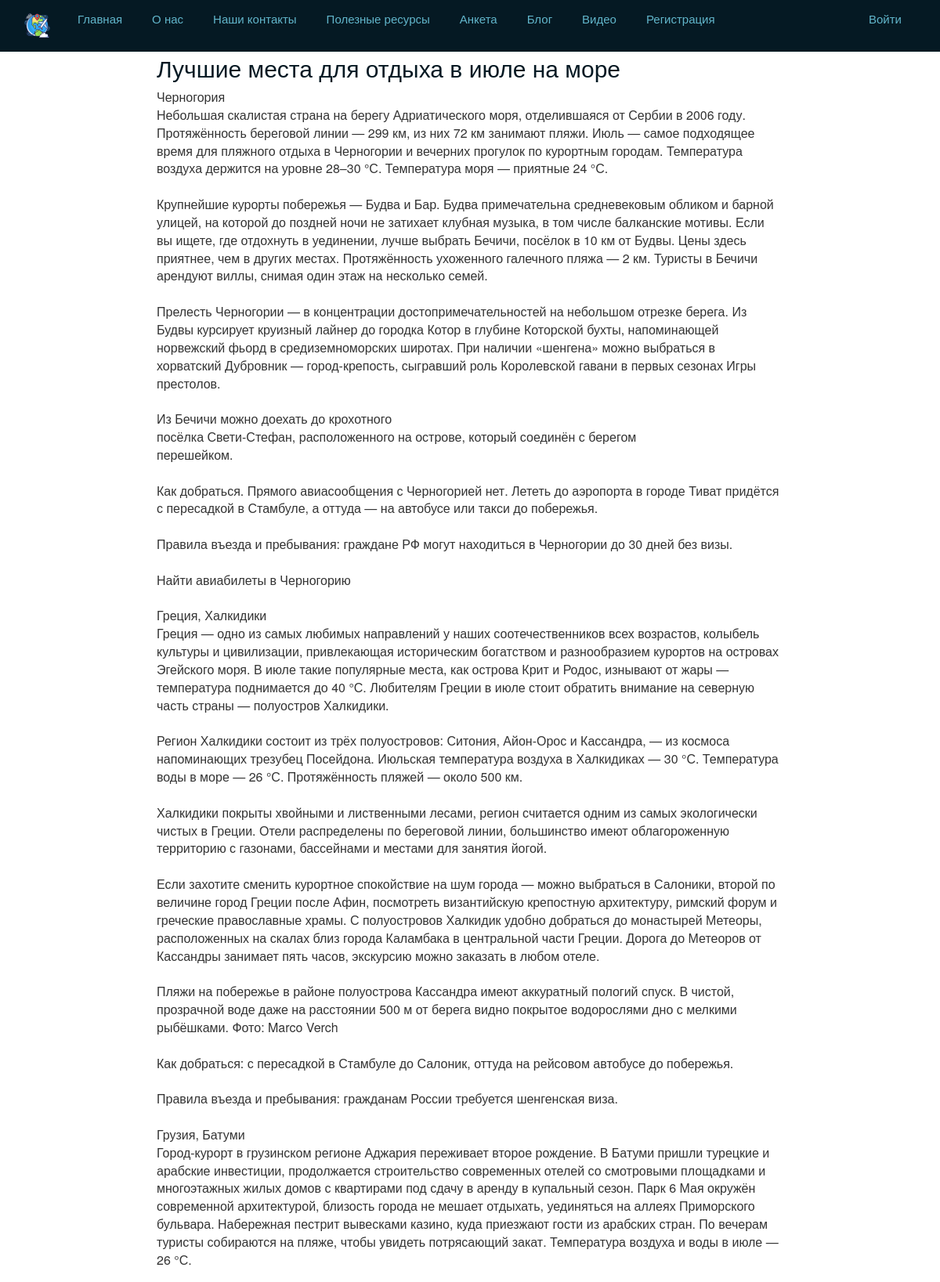
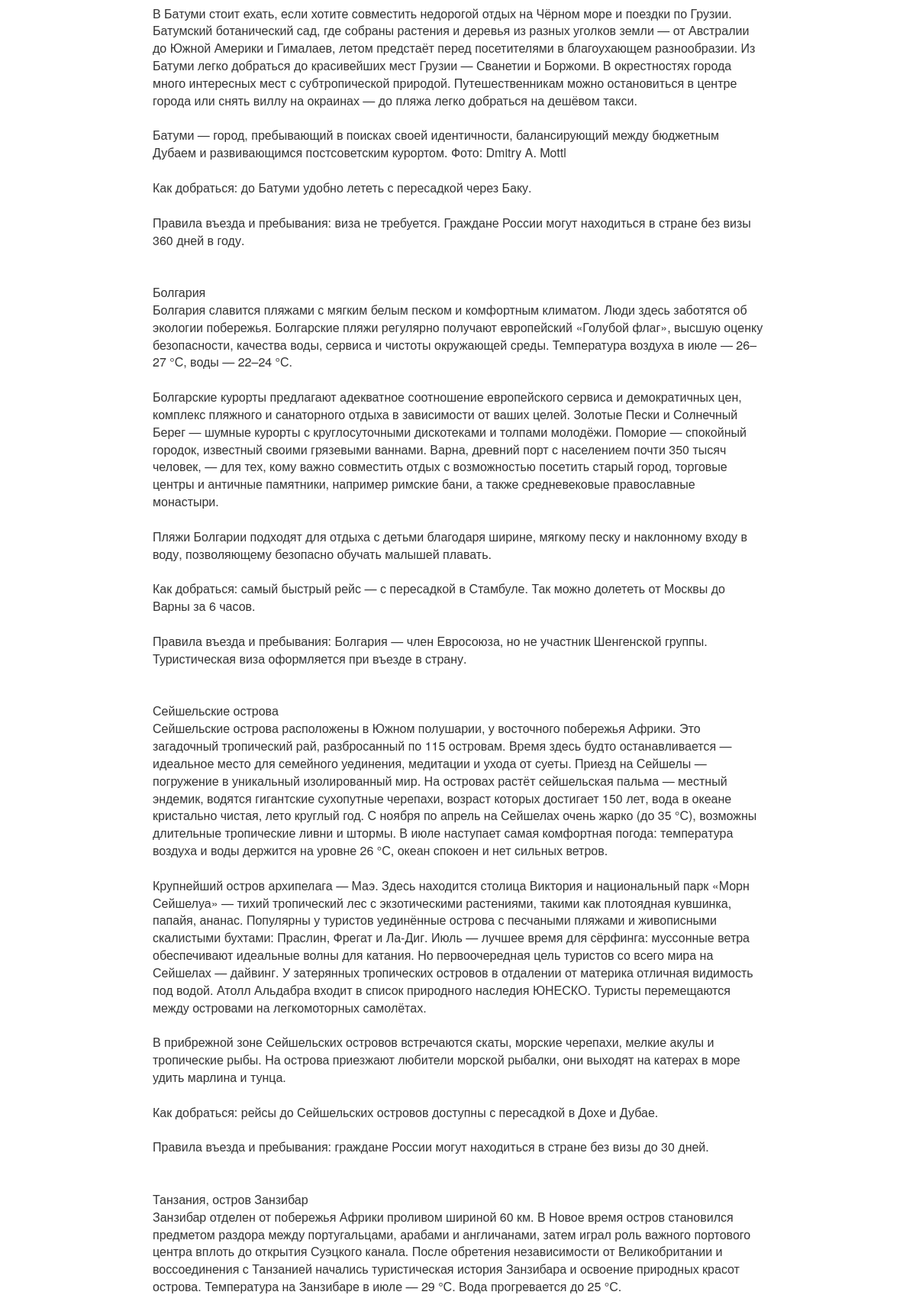
Screenshot of /blogpost/1/ (upper part) with the database file from the repository (2 pictures, top to bottom).
### app/models.py (models this page shows, shortened)
class Blog(models.Model):
    title = models.CharField(max_length=100, unique=True, verbose_name="Заголовок")
    description = models.TextField(verbose_name="Краткое содержание")
    content = models.TextField(verbose_name="Полное содержание")
    posted = models.DateTimeField(default=datetime.now, db_index=True, verbose_name="Опубликована")
    author = models.ForeignKey(User, null=True, blank=True, on_delete=models.SET_NULL, verbose_name="Автор")
    image = models.FileField(default='temp.jpg', verbose_name="Путь к картинке")
    class Meta:
        ordering = ["-posted"]
        verbose_name = "статья блога"
        verbose_name_plural = "статьи блога"

### app/views.py (the view)
# urls.py: path('blogpost/<int:parametr>/', views.blogpost, name='blogpost'),
def blogpost(request, parametr):
    assert isinstance(request, HttpRequest)
    post_1 = Blog.objects.get(id=parametr)  # запрос на выбор конкретной статьи по параметру
    comments = Comment.objects.filter(post=parametr)
    if request.method == "POST":  # после отправки данных формы на сервер методом POST
        form = CommentForm(request.POST)
        if form.is_valid():
            comment_f = form.save(commit=False)
            comment_f.author = request.user  # добавляем автора комментария
            comment_f.date = datetime.now()  # добавляем текущую дату
            comment_f.post = Blog.objects.get(id=parametr)  # добавляем статью, для которой данный комментарий
            comment_f.save()  # сохраняем комментарий
            return redirect('blogpost', parametr=post_1.id) # переадресация на ту же страницу статьи после отправки комментария
    else:
        form = CommentForm()  # создание формы для ввода комментария
    return render(request, 'app/blogpost.html', {
        'post_1': post_1,  # передача конкретной статьи в шаблон веб-страницы
        'comments': comments,  # передача комментариев в шаблон веб-страницы
        'form': form,  # передача формы в шаблон веб-страницы
        'year': datetime.now().year,
    }
    )

### app/templates/app/blogpost.html (shortened to what this page needs)
{% extends "app/layout.html" %}
{% block content %}
<div class="content">
    <h2>{{ post_1.title }}</h2>
    <p>{{ post_1.content|linebreaksbr }}</p>
    <br />
</div>
{% endblock %}

### app/static/app/content/site.css (style rules this page uses)
body { padding-top: 50px; padding-bottom: 20px; }

### app/templates/app/layout.html (style rules this page uses)
h1, h2, h3 { color: #051923; }
p { font-size: 16px; }

### app/templates/app/blogpost.html (style rules this page uses)
.content { max-width: 800px; margin: 20px auto; }

### rows the page displays
Blog: title "Лучшие места для отдыха в июле на море", content "Черногория Небольшая скалистая страна на берегу Адриатического моря, отделившаяся от Сербии в 2006 году. Протяжённость береговой линии — 299 км, из них 72 км занимают пляжи. Июль — самое подходящее время для пляжного отдыха в Черногории и вечерних прогулок по курортным городам. Температура воздуха держится на уровне 28–30 °С. Температура моря — приятные 24 °С. Крупнейшие курорты побережья — Будва и Бар. Будва примечательна средневековым обликом и барной улицей, на которой до поздней ночи не затихает клубная музыка, в том числе балканские мотивы. Если вы ищете, где отдохнуть в уединении, лучше выбрать Бечичи, посёлок в 10 км от Будвы. Цены здесь приятнее, чем в других местах. Протяжённость…"
